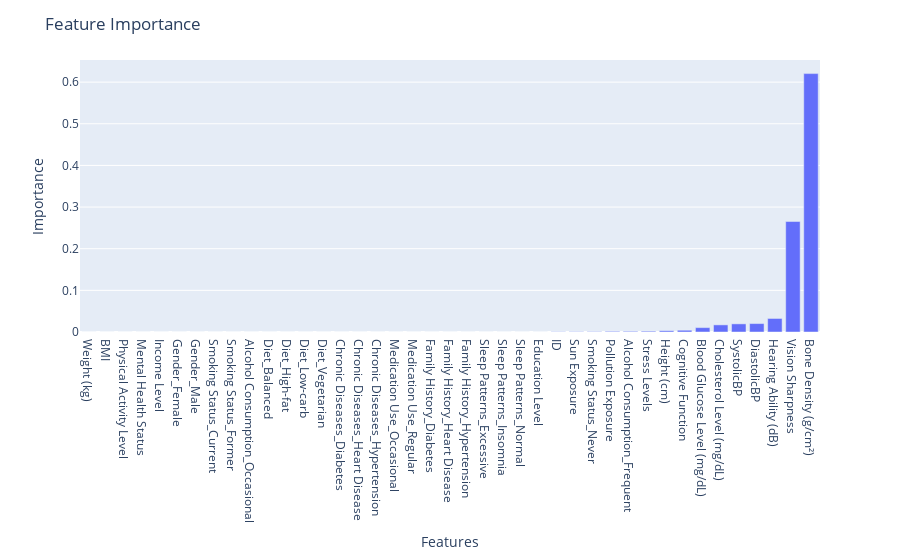

The cell this chart's notebook holds for it:
### Markdown cell above
i was able to achieve comparable results to the XGBoost model after parameter optimization of the random forrest regressor
- this model should help reduce variance of the prediction - which it did - the RMSE is now 5.39(when compared to 6+ on decision tree)

- to understand how to model works - i plotted the feature importances
    - the best predictor of age seems to be the bone density and vision sharpness, which is expected, but i would also expect BMI to be a good predictor - as people tend to get more obese with age, but it doesn't seem to be the case

### Code cell
# plot the feature importance using plotly

import plotly.express as px

fig = px.bar(x=X_train_val.columns, y=clf.feature_importances_)
fig.update_layout(title='Feature Importance')
fig.update_xaxes(title='Features')
fig.update_yaxes(title='Importance')
# sort by importance
fig.update_xaxes(categoryorder='total ascending')
fig.show()

### Figure 1 — Plotly figure (JSON) as saved in the notebook; plotly's stock layout.template omitted (floating-point values rounded to 4 significant figures)
{"data": [{"alignmentgroup": "True", "hovertemplate": "x=%{x}<br>y=%{y}<extra></extra>", "legendgroup": "", "marker": {"color": "#636efa", "pattern": {"shape": ""}}, "name": "", "offsetgroup": "", "orientation": "v", "showlegend": false, "textposition": "auto", "type": "bar", "x": ["ID", "Height (cm)", "Weight (kg)", "Cholesterol Level (mg/dL)", "BMI", "Blood Glucose Level (mg/dL)", "Bone Density (g/cm²)", "Vision Sharpness", "Hearing Ability (dB)", "Physical Activity Level", "Cognitive Function", "Mental Health Status", "Stress Levels", "Pollution Exposure", "Sun Exposure", "Education Level", "Income Level", "SystolicBP", "DiastolicBP", "Gender_Female", "Gender_Male", "Smoking Status_Current", "Smoking Status_Former", "Smoking Status_Never", "Alcohol Consumption_Frequent", "Alcohol Consumption_Occasional", "Diet_Balanced", "Diet_High-fat", "Diet_Low-carb", "Diet_Vegetarian", "Chronic Diseases_Diabetes", "Chronic Diseases_Heart Disease", "Chronic Diseases_Hypertension", "Medication Use_Occasional", "Medication Use_Regular", "Family History_Diabetes", "Family History_Heart Disease", "Family History_Hypertension", "Sleep Patterns_Excessive", "Sleep Patterns_Insomnia", "Sleep Patterns_Normal"], "xaxis": "x", "y": [0.0005464, 0.00309, 0, 0.01709, 0, 0.01055, 0.6205, 0.2653, 0.03251, 0, 0.004243, 0, 0.001888, 0.001503, 0.0006924, 1.719e-05, 0, 0.01953, 0.02023, 0, 0, 0, 0, 0.0008016, 0.001549, 0, 0, 0, 0, 0, 0, 0, 0, 0, 0, 0, 0, 0, 0, 0, 0], "yaxis": "y"}], "layout": {"barmode": "relative", "legend": {"tracegroupgap": 0}, "margin": {"t": 60}, "title": {"text": "Feature Importance"}, "xaxis": {"anchor": "y", "categoryorder": "total ascending", "domain": [0, 1], "title": {"text": "Features"}}, "yaxis": {"anchor": "x", "domain": [0, 1], "title": {"text": "Importance"}}}}
